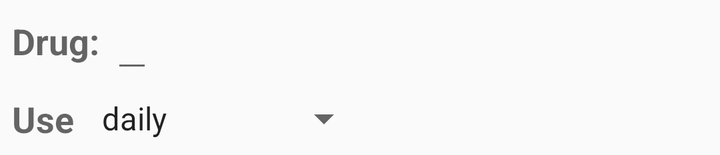
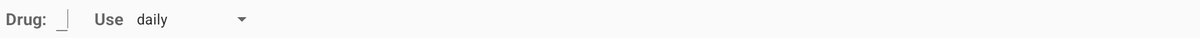

First picture: res/layout/ on a phone held upright. Second picture: the repository's own variant of that layout, on a device whose configuration matches the variant's folder. Source for both follows.
<!-- AndroidManifest.xml: application theme AppTheme -->
<!-- res/layout/mutationheader.xml -->
<?xml version="1.0" encoding="utf-8"?>
<LinearLayout xmlns:android="http://schemas.android.com/apk/res/android"
    android:layout_width="match_parent"
    android:layout_height="wrap_content"
    android:layout_marginBottom="6dp"
    android:orientation="vertical">

    <LinearLayout
        android:layout_width="wrap_content"
        android:layout_height="wrap_content"
        android:layout_marginBottom="6dp"
        android:layout_marginLeft="6dp"
        android:layout_marginRight="6dp"
        android:orientation="horizontal">

        <TextView
            style="@style/TextAppearance.AppCompat.Medium"
            android:layout_width="wrap_content"
            android:layout_height="wrap_content"
            android:layout_gravity="center_vertical"
            android:text="@string/medi"
            android:textStyle="bold" />

        <EditText
            android:id="@+id/modNametEt"
            style="@style/TextAppearance.AppCompat.Medium"
            android:layout_width="wrap_content"
            android:layout_height="wrap_content"
            android:layout_gravity="center_vertical"
            android:layout_marginLeft="6dp"
            android:cursorVisible="true"
            android:imeOptions="actionNext"
            android:inputType="text|textNoSuggestions"
            android:maxLines="1"
            android:scrollHorizontally="true"
            android:textStyle="bold" />
    </LinearLayout>

    <LinearLayout
        android:layout_width="wrap_content"
        android:layout_height="wrap_content"
        android:layout_marginLeft="6dp"
        android:orientation="horizontal">

        <TextView
            android:id="@+id/modEinsatzTv"
            style="@style/TextAppearance.AppCompat.Medium"
            android:layout_width="wrap_content"
            android:layout_height="wrap_content"
            android:text="@string/einsatz"
            android:textStyle="bold" />

        <Spinner
            android:id="@+id/modEinsatzSp"
            android:layout_width="wrap_content"
            android:layout_height="wrap_content"
            android:layout_gravity="center_vertical"
            android:layout_marginLeft="6dp"
            android:entries="@array/einsatzArray" />
    </LinearLayout>

</LinearLayout>
<!-- resources referenced by this layout -->
<resources>
  <string-array name="einsatzArray">
          <item>"daily"</item>"",
          <item>"as required"</item>"",
          <item>"stopped"</item>"",
      </string-array>
  <string name="einsatz">Use</string>
  <string name="medi">Drug:</string>
  <style name="AppTheme" parent="Theme.AppCompat.Light.DarkActionBar">
          
          <item name="colorPrimary">@color/colorPrimary</item>
          <item name="colorPrimaryDark">@color/colorPrimaryDark</item>
          <item name="colorAccent">@color/colorAccent</item>
      </style>
  <color name="colorPrimary">#3F51B5</color>
  <color name="colorPrimaryDark">#303F9F</color>
  <color name="colorAccent">#f90b03</color>
</resources>
<!-- res/layout-sw720dp/mutationheader.xml (the repository's variant of the layout above) -->
<!-- drawn on a large tablet held sideways -->
<?xml version="1.0" encoding="utf-8"?>
<LinearLayout xmlns:android="http://schemas.android.com/apk/res/android"
    android:layout_width="wrap_content"
    android:layout_height="wrap_content"
    android:layout_marginLeft="6dp"
    android:layout_marginRight="6dp"
    android:orientation="horizontal">

    <TextView
        style="@style/TextAppearance.AppCompat.Medium"
        android:layout_width="wrap_content"
        android:layout_height="wrap_content"
        android:layout_gravity="center_vertical"
        android:text="@string/medi"
        android:textStyle="bold" />

    <EditText
        android:id="@+id/modNametEt"
        style="@style/TextAppearance.AppCompat.Medium"
        android:layout_width="wrap_content"
        android:layout_height="wrap_content"
        android:layout_gravity="center_vertical"
        android:layout_marginLeft="6dp"
        android:cursorVisible="true"
        android:imeOptions="actionNext"
        android:inputType="text|textNoSuggestions"
        android:maxLines="1"
        android:scrollHorizontally="true"
        android:textStyle="bold" />

    <TextView
        android:id="@+id/modEinsatzTv"
        style="@style/TextAppearance.AppCompat.Medium"
        android:layout_width="wrap_content"
        android:layout_height="wrap_content"
        android:layout_gravity="center_vertical"
        android:layout_marginLeft="24dp"
        android:text="@string/einsatz"
        android:textStyle="bold" />

    <Spinner
        android:id="@+id/modEinsatzSp"
        android:layout_width="wrap_content"
        android:layout_height="wrap_content"
        android:layout_gravity="center_vertical"
        android:layout_marginLeft="6dp"
        android:entries="@array/einsatzArray" />

</LinearLayout>
